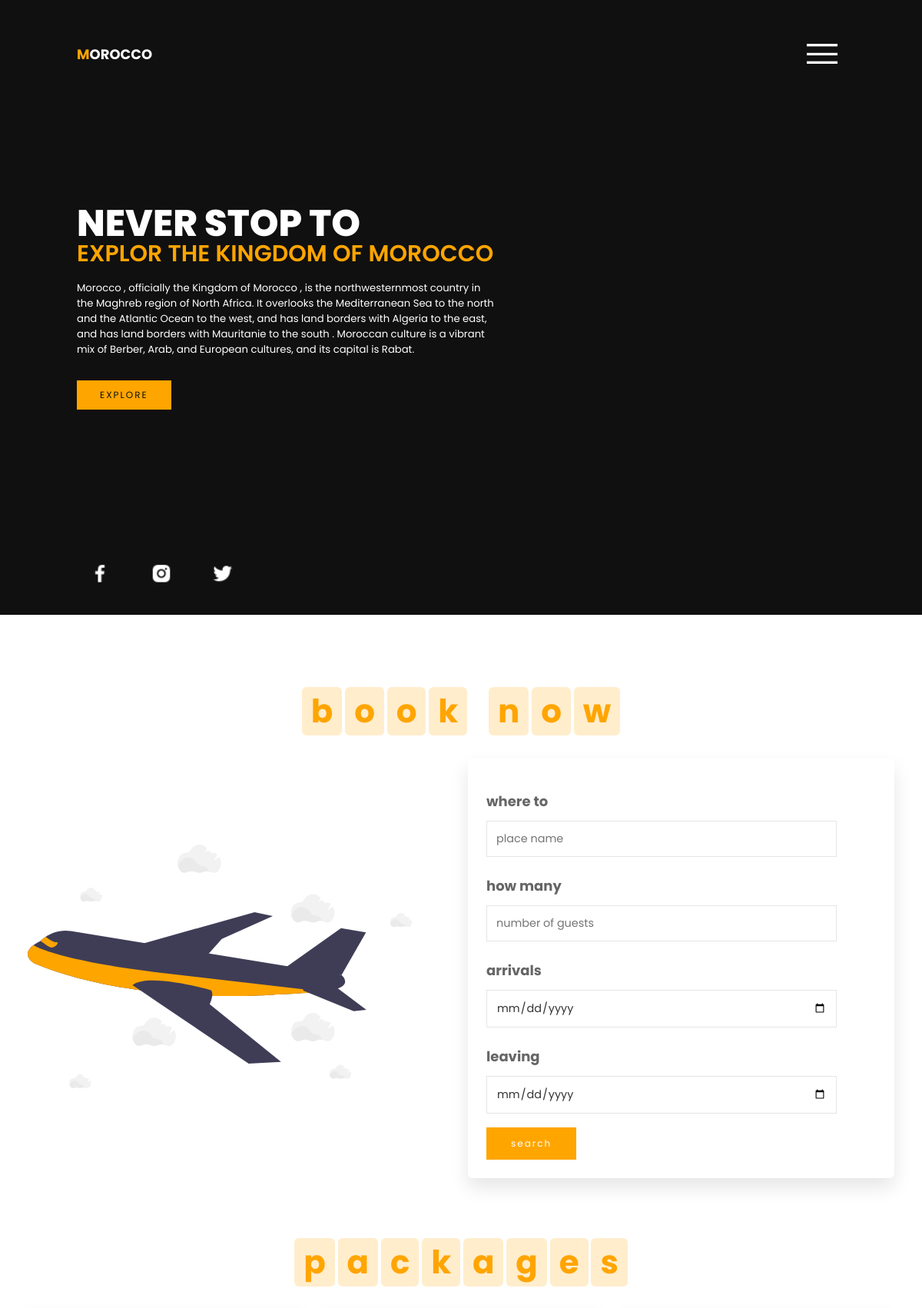
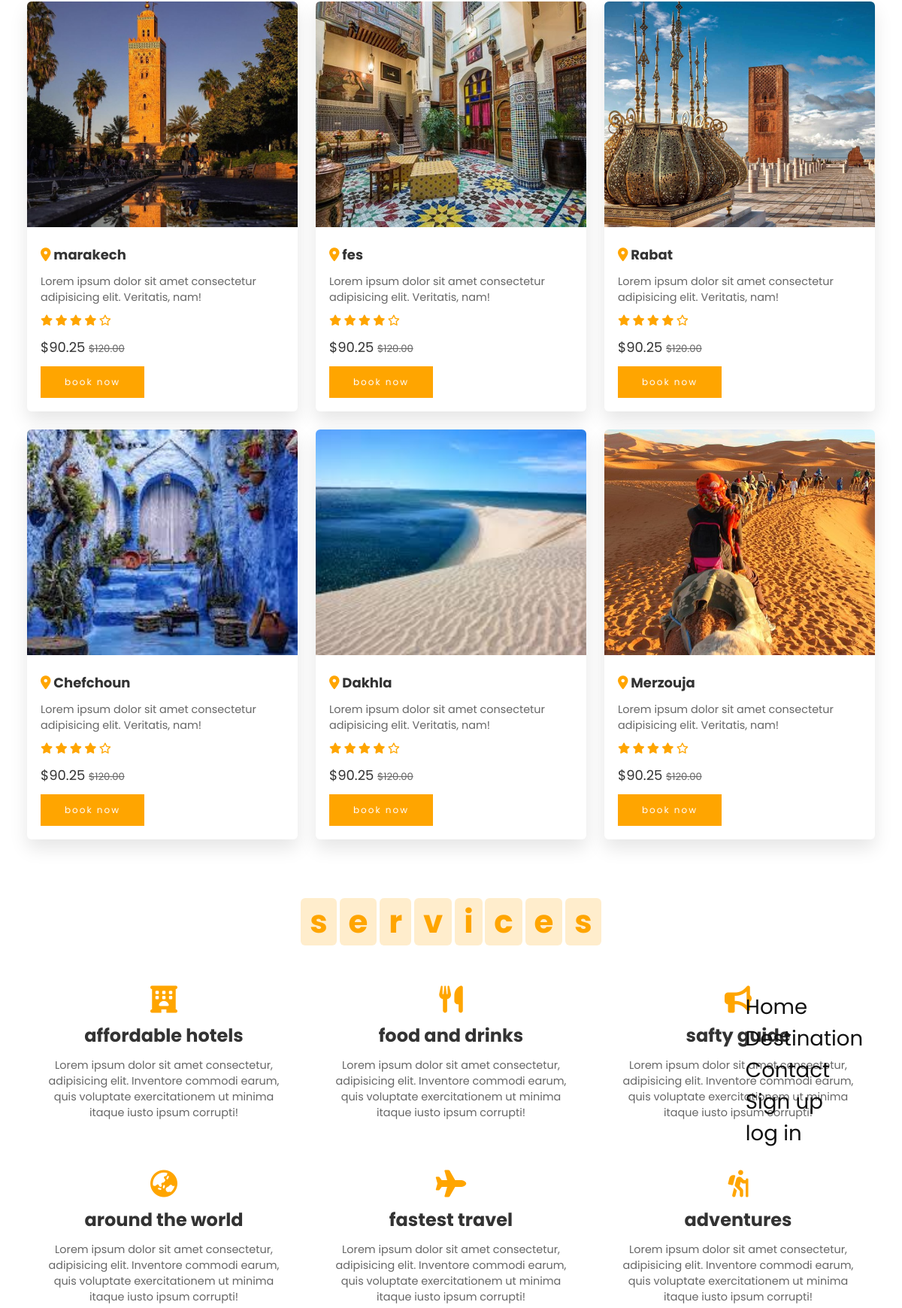
The page / (upper part) on the database its author committed (2 pictures, top to bottom).
### tables this page shows
CREATE TABLE IF NOT EXISTS `trips` (
  `trip_id` int NOT NULL AUTO_INCREMENT,
  `destination` varchar(50) NOT NULL,
  `description` text NOT NULL,
  `price` float NOT NULL,
  `max_persone` int NOT NULL,
  `img` text NOT NULL,
  `time_depart` timestamp NOT NULL DEFAULT CURRENT_TIMESTAMP,
  PRIMARY KEY (`trip_id`)
);

### classes/connection.cls.php (called while the page is built, shortened)
<?php
  class connection{
        public static function connectToDb(){
            try  {
                $conn = new PDO('mysql:host=localhost;dbname=morocco_travel_agency;charset=utf8', 'root', '');
     $conn->setAttribute(PDO::ATTR_ERRMODE , PDO::ERRMODE_EXCEPTION);
                return $conn;
                }
            catch (Exception $e)
                {
     echo('Erreur : ' . $e->getMessage());
                }
        }
        public static function selectionFromDb($sql){
            $conn = self::connectToDb();
            $cur = $conn->query($sql);
            if( $cur !== false){
                return $cur;
            }
            return false;
        }
  }

### classes/trips.cls.php (the view, shortened to what this page needs)
<?php
    require_once 'connection.cls.php';
class trips{
    public static function displayTrips()
    {
        $sql ="select * from trips LIMIT 6 ";
        $return = connection::selectionFromDb($sql);
        while($row = $return->fetch()){
            $id =$row[0] ;
            $to = $row[1];
            $desc = $row[2];
            $prix = $row[3];
            $img= $row[5];
          echo("<div class='box'>
          <img src='$img' alt=''>
          <div class='content'>
              <h3> <i class='fas fa-map-marker-alt'></i> $to</h3>
              <p>$desc</p>
              <div class='stars'>
                  <i class='fas fa-star'></i>
                  <i class='fas fa-star'></i>
                  <i class='fas fa-star'></i>
                  <i class='fas fa-star'></i>
                  <i class='far fa-star'></i>
              </div>
              <div class='price'> \$$prix <span class='remise'>$120.00</span> </div>
              <a tripId='$id' id='booking'  class='btn'  >book now</a>
          </div>
      </div>");
        }
    }
    public static function displayPurchade($selled)
    {
       for ($i=0; $i <count($selled) ; $i++) {
           $sql = "select * from booked where id = '$selled[$i]'";
           $return = connection::selectionFromDb($sql);
           if($return){
               while($row = $return->fetch()){
                   $to = $row[1];
                   $qte = $row[3];
                   $price= $row[4];
                   $totla = $row[5];
                   $sql = "select * from trips where trip_id = '$to'";
                   $return2 = connection::selectionFromDb($sql);
           if($return2){
               while($row2 = $return2->fetch()){
                   $destination = $row2[1];
                   $date = $row2[6];
                   echo("<tr>
                   <td class='name'>
                       <div class='travel-name'>
                           $destination
                       </div>
                   </td>
                   <td class='qte'>$qte</td>
                   <td class='tikets-left'>$price</td>
                   <td class='travel-cost'>$totla</td>
                   <td>$date</td>
                                  </tr>");
               }
           }
       }
    }
}
    }}

### index.php (shortened to what this page needs)
<?php
    require_once "./classes/trips.cls.php";
?>
<!DOCTYPE html>
<html lang="en">
<head>
    <link rel="stylesheet" href="CSS/style.css">
    <link rel="stylesheet" href="CSS/all.min.css">
    <link rel="stylesheet" href="https://unpkg.com/swiper/swiper-bundle.min.css" />
</head>
<body>
    <div class="place_holder">
        <section id="home" class="showcase ">
        <header>
            <a href="index.html"><h2 class="logo"><span>M</span>orocco</h2></a>
            <div class="toggle"></div>
        </header>
        <div class="overlay"></div>
        <div class="text">
            <h2>Never stop to </h2>
            <h3>explor the Kingdom of Morocco </h3>
            <p>Morocco , officially the Kingdom of Morocco , is the northwesternmost country in
                the Maghreb region of North Africa. It overlooks the Mediterranean Sea to
                the north and the Atlantic Ocean to the west, and has land borders with Algeria to the east,
                and has land borders with Mauritanie to the south .
                Moroccan culture is a vibrant mix of Berber, Arab, and European cultures, and its capital is Rabat. </p>
                <a href="#">Explore</a>
            </div>
            <ul class="social" >
                <li><a href="https://www.facebook.com/" target="blank" ><img src="IMG/facebook-icon.png"></a></li>
                <li><a href="https://www.instagram.com/"  target="blank"><img src="IMG/instagram-icon.png"></a></li>
                <li><a href="https://www.instagram.com/"  target="blank"><img src="IMG/twitter-icon.png"></a></li>
            </ul>
    </section>
    </div>
    <div class="menu">
        <ul>
            <li><a href="#home">Home</a></li>
            <li><a href="#packages">Destination</a></li>
            <li><a href="#contact">Contact</a></li>
            <li><a href="./sign-up.php">Sign up</a></li>
            <li><a href="./log-in.php">log in</a></li>
        </ul>
    </div>
<section class="book" id="book">
    <h1 class="heading">
        <span>b</span>
        <span>o</span>
        <span>o</span>
        <span>k</span>
        <span class="space"></span>
        <span>n</span>
        <span>o</span>
        <span>w</span>
    </h1>
    <div class="row">
        <div class="image">
            <img src="IMG/undraw_aircraft_fbvl.svg" alt="">
        </div>
        <form action="./auth/logined.inc.php?search=ok">
            <div class="inputBox">
                <h3>where to</h3>
                <input type="text" placeholder="place name">
            </div>
            <div class="inputBox">
                <h3>how many</h3>
                <input type="number" placeholder="number of guests">
            </div>
            <div class="inputBox">
                <h3>arrivals</h3>
                <input type="date">
            </div>
            <div class="inputBox">
                <h3>leaving</h3>
                <input type="date">
            </div>
            <input  type="submit" class="btn search" value="search">
        </form>
    </div>
</section>
<section class="packages" id="packages">
    <h1 class="heading">
        <span>p</span>
        <span>a</span>
        <span>c</span>
        <span>k</span>
        <span>a</span>
        <span>g</span>
        <span>e</span>
        <span>s</span>
    </h1>
    <div class="box-container">
        <?php
            trips::displayTrips();
        ?>
    </div>
</section>
<section class="services" id="services">
    <h1 class="heading">
        <span>s</span>
        <span>e</span>
        <span>r</span>
        <span>v</span>
        <span>i</span>
        <span>c</span>
        <span>e</span>
        <span>s</span>
    </h1>
    <div class="box-container">
        <div class="box">
            <i class="fas fa-hotel"></i>
            <h3>affordable hotels</h3>
            <p>Lorem ipsum dolor sit amet consectetur, adipisicing elit. Inventore commodi earum, quis voluptate exercitationem ut minima itaque iusto ipsum corrupti!</p>
        </div>
        <div class="box">
            <i class="fas fa-utensils"></i>
            <h3>food and drinks</h3>
            <p>Lorem ipsum dolor sit amet consectetur, adipisicing elit. Inventore commodi earum, quis voluptate exercitationem ut minima itaque iusto ipsum corrupti!</p>
        </div>
        <div class="box">
            <i class="fas fa-bullhorn"></i>
            <h3>safty guide</h3>
            <p>Lorem ipsum dolor sit amet consectetur, adipisicing elit. Inventore commodi earum, quis voluptate exercitationem ut minima itaque iusto ipsum corrupti!</p>
        </div>
        <div class="box">
            <i class="fas fa-globe-asia"></i>
            <h3>around the world</h3>
            <p>Lorem ipsum dolor sit amet consectetur, adipisicing elit. Inventore commodi earum, quis voluptate exercitationem ut minima itaque iusto ipsum corrupti!</p>
        </div>
        <div class="box">
            <i class="fas fa-plane"></i>
            <h3>fastest travel</h3>
            <p>Lorem ipsum dolor sit amet consectetur, adipisicing elit. Inventore commodi earum, quis voluptate exercitationem ut minima itaque iusto ipsum corrupti!</p>
        </div>
        <div class="box">
            <i class="fas fa-hiking"></i>
            <h3>adventures</h3>
            <p>Lorem ipsum dolor sit amet consectetur, adipisicing elit. Inventore commodi earum, quis voluptate exercitationem ut minima itaque iusto ipsum corrupti!</p>
        </div>
    </div>
</section>
</body>
</html>

### rows shown on the page
trips: img (picture), destination "marakech", description "Lorem ipsum dolor sit amet consectetur adipisicing elit. Veritatis, nam!", price "90.25"
trips: img (picture), destination "fes", description "Lorem ipsum dolor sit amet consectetur adipisicing elit. Veritatis, nam!", price "90.25"
trips: img (picture), destination "Rabat", description "Lorem ipsum dolor sit amet consectetur adipisicing elit. Veritatis, nam!", price "90.25"
trips: img (picture), destination "Chefchoun", description "Lorem ipsum dolor sit amet consectetur adipisicing elit. Veritatis, nam!", price "90.25"
trips: img (picture), destination "Dakhla", description "Lorem ipsum dolor sit amet consectetur adipisicing elit. Veritatis, nam!", price "90.25"
trips: img (picture), destination "Merzouja", description "Lorem ipsum dolor sit amet consectetur adipisicing elit. Veritatis, nam!", price "90.25"
